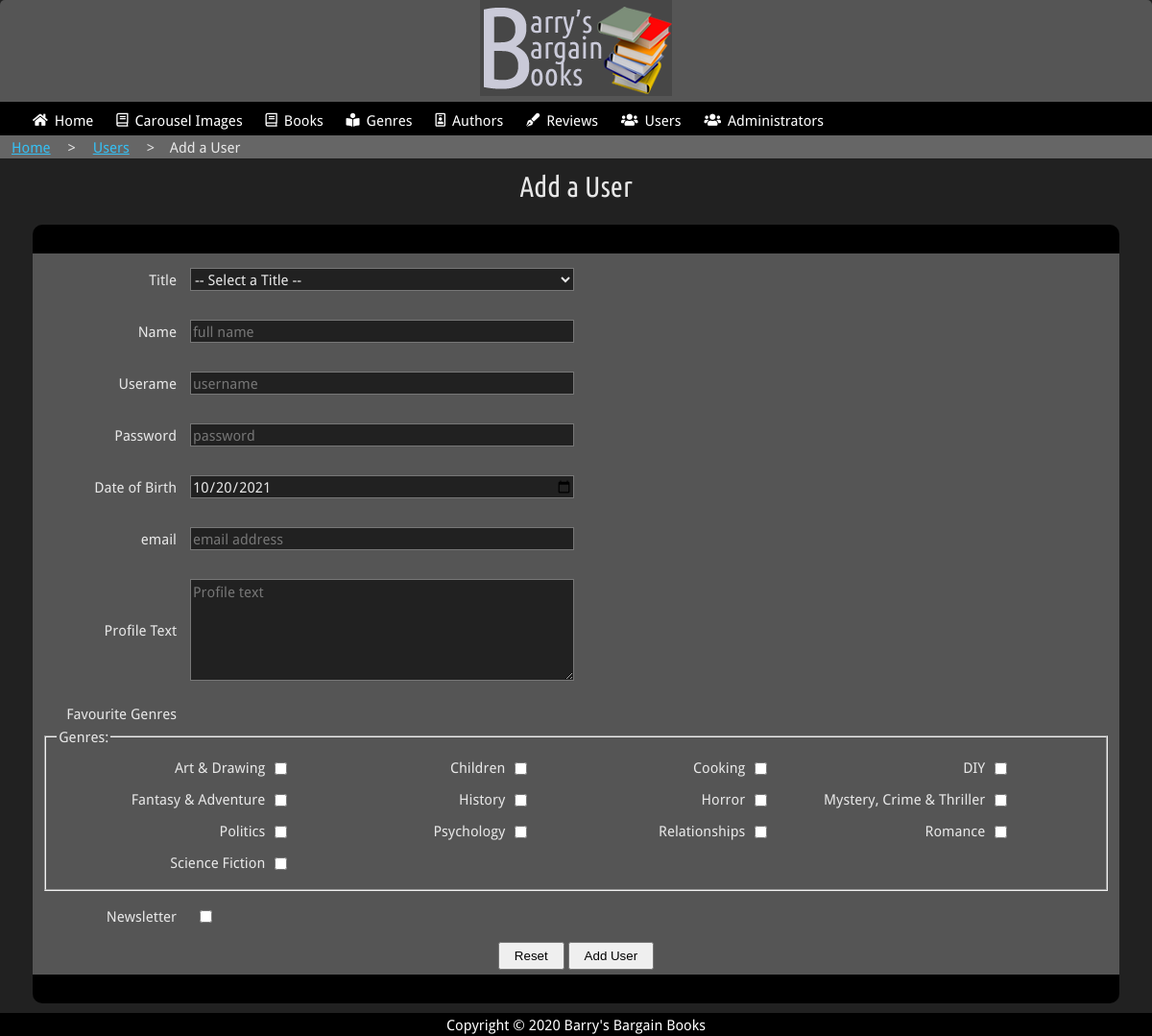
/admin/user_add.php (signed in), run on the app's committed database.
### tables this page shows
CREATE TABLE `genres` (
  `genreID` int(11) NOT NULL,
  `name` varchar(100) NOT NULL,
  `description` varchar(1000) DEFAULT NULL,
  `image` varchar(100) DEFAULT NULL,
  `image_alt` varchar(200) DEFAULT NULL,
  `is_active` tinyint(1) NOT NULL DEFAULT '1'
);

### admin/user_add.php (the view, shortened to what this page needs)
<!DOCTYPE html>
<html lang="en" class="text-100">
<head>
    <link rel="stylesheet" href="css/admin.css">
    <link rel="stylesheet" href="../css/fontawesome.css">
</head>
<body>
    <header>
        <div >
            <a href="index.php"><img src="images/logo.png" alt="Barry's Bargain Books Logo"></a>
        </div>
    </header>
    <?php include 'includes/main_nav.php'; ?>
    <main id="main">
    	<section class="breadcrumb">
            <div id="breadcrumb" class="boc-grid-container">
                <a href="index.php" title="retrun to the home page">Home</a>
                <span class="separator">></span>
                <a href="users.php" title="retrun to the user index">Users</a>
                <span class="separator">></span>
                <span class="current">Add a User</span>
            </div>
        </section>
<?php
include 'includes/connection.php';
if (!empty($_POST)) {
	try {
	    $stmt = $connection->prepare("INSERT INTO users(title, name, dob, email, profile, genres, newsletter, username, password) VALUES (:title, :name, :dob, :email, :profile, :genres, :newsletter, :username, :password);");
        $genres ="";
        if(isset($_POST['genre'])){
            foreach($_POST['genre'] as $selected){
                $genres .= $selected . "|";
            }
            $genres = rtrim($genres, "|");
        }
        $title = isset($_POST['user-title']) ? trim($_POST['user-title']) : null;
	    $name = isset($_POST['user-name']) ? trim($_POST['user-name']) : null;
        $dob = isset($_POST['user-dob']) ? trim($_POST['user-dob']) : null;
        $email = isset($_POST['user-email']) ? trim($_POST['user-email']) : null;
        $profile = isset($_POST['user-profile']) ? trim($_POST['user-profile']) : null;
        $newsletter = isset($_POST['user-newsletter']) ? trim($_POST['user-newsletter']) : 0;
        $username = isset($_POST['user-username']) ? trim($_POST['user-username']) : null;
        $password = isset($_POST['user-password']) ? trim($_POST['user-password']) : null;
        $password = hash('sha512', $password);
	    $stmt->bindParam(':title', $title, PDO::PARAM_STR);
        $stmt->bindParam(':name', $name, PDO::PARAM_STR);
        $stmt->bindParam(':dob', $dob, PDO::PARAM_STR);
        $stmt->bindParam(':email', $email, PDO::PARAM_STR);
        $stmt->bindParam(':profile', $profile, PDO::PARAM_STR);
        $stmt->bindParam(':newsletter', $newsletter, PDO::PARAM_STR);
        $stmt->bindParam(':username', $username, PDO::PARAM_STR);
        $stmt->bindParam(':password', $password, PDO::PARAM_STR);
        $stmt->bindParam(':genres', $genres, PDO::PARAM_STR);
	    $return_value = $stmt->execute();
		if($return_value) {
            echo "<h2 class='boc-center'><i class='far fa-check-circle green'></i> User Added</h2>";
            echo "<p class='boc-center'>You will be returned to the User Index in 3 seconds or you can <a href='users.php'>return to the User Index now</a></p>";
        } else {
            echo "<h2 class='boc-center'><i class='far fa-times-circle red'></i> Action failed. Please try again</h2>";
            echo "<p class='boc-center'>You will be returned to the User Index in 3 seconds or you can <a href='users.php'>return to the User Index now</a></p>";
        };
        header( "refresh:3;url=users.php" );
	} catch( PDOExecption $e ) {
    	print "Error!: " . $e->getMessage() . "</br>";
	}
} else {
    ?>
        <h2 class="boc-center">Add a User</h2>
		<div id="paged-list" class="boc-grid-container">
	    	<div class="form-row header"></div>
            <form id="user-add" name="user-add" action="<?php echo basename($_SERVER['PHP_SELF']); ?>" onsubmit="return validateForm(this)" method="post">
                <div class="form-row">
                    <label for="user-title">Title</label>
                    <select id="user-title" name="user-title">
                        <option value="0" selected>-- Select a Title --</option>
                    </select>
                </div>
				<div class="form-row">
                    <label for="user-name">Name</label>
                    <input id="user-name" name="user-name" type="text" placeholder="full name" data-validate="true" data-validation-type="required">
                </div>
                <div class="form-row">
                    <label for="user-username">Userame</label>
                    <input id="user-username" name="user-username" type="text" placeholder="username" data-validate="true" data-validation-type="required">
                </div>
                <div class="form-row">
                    <label for="user-password">Password</label>
                    <input id="user-password" name="user-password" type="text" placeholder="password" data-validate="true" data-validation-type="required">
                </div>
                <div class="form-row">
                    <label for="user-dob">Date of Birth</label>
                    <input id="user-dob" name="user-dob" type="date" value="<?php echo date("Y-m-d"); ?>" data-validate="true" data-validation-type="required date">
                </div>
                <div class="form-row">
                    <label for="user-email">email</label>
                    <input id="user-email" name="user-email" type="text" placeholder="email address" data-validate="true" data-validation-type="required email">
                </div>
                <div class="form-row">
                    <label for="user-profile">Profile Text</label>
                    <textarea id="user-profile" name="user-profile" placeholder="Profile text" data-validate="true" data-validation-type="required" rows="5"></textarea>
                </div>
                <div class="form-row">
                    <label for="content-image">Favourite Genres</label>
                    <fieldset>
                        <legend>Genres:</legend>
                                <?php try {
                                        $stmt = $connection->prepare("SELECT genreID, name FROM genres ORDER BY name ASC;");
                                        $stmt->execute();
                                        while ($genre = $stmt->fetch(PDO::FETCH_ASSOC)) {
                                            echo '<label for="genre-' . $genre['genreID'] . '">' . $genre['name'] . '<input id="genre-' . $genre['genreID'] . '" name="genre[]" value="' . $genre['genreID'] . '" type="checkbox" class="radio" data-validate="true" data-validation-type="checkbox" onChange="validateBoxes(this);"></label>';
                                        }
                                    } catch( PDOExecption $error ) {
                                        print "Error!: " . $error->getMessage() . "</br>";
                                    } ?>
                        </fieldset>
                </div>
                <div class="form-row">
                    <label for="user-newsletter">Newsletter</label>
                    <input type="checkbox" id="user-newsletter" name="user-newsletter" value="1">
                </div>
                <div class="form-row boc-center">
                    <button type="reset">Reset</button>
                    <button type="submit">Add User</button>
                </div>
	        </form>
			<div class="form-row footer"></div>
		</div>
<?php }; ?>
    </main>
    <footer>
            Copyright &copy; 2020 Barry's Bargain Books
    </footer>
</body>
</html>

### admin/css/admin.css (style rules this page uses)
* { box-sizing: border-box; position: relative; }
html { font-size: 100%; padding: 0rem; margin: 0rem; height: 100%; width: 100%; }
html.text-100 { font-size: 1rem; }
body { font-family: "Droid Sans", "Helvetica Neue", Helvetica, Arial, sans-serif; font-weight: 400; line-height: 1.6; font-weight: 400; padding: 0rem; margin: 0rem; height: 100%; width: 100%; background-color: #f3f2f1; }
img { max-width: 100%; height: auto; }
h1, h2, h3, h4, h5, h6 { font-family: "Ubuntu Condensed", sans-serif; font-weight: 400; margin: 0.625rem 0; text-align: center; }
h2 { font-size: 1.875rem; line-height: 1.3; }
body { font-size: 0.9375rem !important; }
body { color: #e7e7e7; background-color: #212121; }
input, select, textarea { font-family: "Droid Sans", "Helvetica Neue", Helvetica, Arial, sans-serif; font-weight: 400; margin: 0.625rem 0; text-align: center; font-size: 1rem; text-align: left; }
input, select, textarea { font-size: 1rem; text-align: left; }
@media (min-width: 50rem) and (max-width: 75rem) { h2 { font-size: 1.875rem; line-height: 1.3; text-align: left; } }
@media (min-width: 50rem) and (max-width: 75rem) { body, input, select, textarea { font-size: 0.9375rem !important; } }
a { border: 0.125rem solid transparent; color: #36c0f4; transition: color 0.3s ease-in-out; }
header { background-color: #474747; text-align: center; }
.boc-grid-container { position: relative; width: 100%; margin: 0 auto; padding: 0.625rem; }
.boc-center { text-align: center; }
@media (min-width: 50rem) and (max-width: 75rem) { .boc-grid-container { width: 96%; } }
.breadcrumb { background-color: #666; }
#breadcrumb { position: relative; width: 100%; margin: 0 auto; padding: 0rem 0.625rem 0 0.625rem; }
.separator { margin: 0 0.75rem; }
#paged-list .form-row.header { background-color: #000; border-radius: 10px 10px 0px 0px; min-height: 30px; }
#paged-list .form-row { width: 100%; background-color: #555; padding: 5px 10px; }
#paged-list .form-row.footer { background-color: #000; border-radius: 0px 0px 10px 10px; text-align: center; min-height: 30px; }
#paged-list input, #paged-list select, #paged-list textarea { width: 400px; }
header { background-color: #555; border-radius: 5px 5px 0px 0px; padding: 0px 10px; }
.form-row { width: 100%; }
.form-row * { vertical-align: middle; }
.form-row label, .form-row input, .form-row select, .form-row textarea { display: inline-block; }
.form-row label { width: 150px; padding-right: 10px; text-align: right; }
button { padding: 5px 15px; }
input, select, textarea { background-color: #212121; color: #e7e7e7; border: 1px solid #777; }
.form-row fieldset label { display: block; width: 250PX; float: left; }
.form-row input[type=checkbox] { padding: 0px; width: auto !important; margin-left: 10px; display: inline-block; }
footer { background-color: #000; color: #fff; text-align: center; }

### data on the page
genres: name "Art & Drawing"
genres: name "Children"
genres: name "Cooking"
genres: name "DIY"
genres: name "Fantasy & Adventure"
genres: name "History"
genres: name "Horror"
genres: name "Mystery, Crime & Thriller"
genres: name "Politics"
genres: name "Psychology"
genres: name "Relationships"
genres: name "Romance"
genres: name "Science Fiction"
